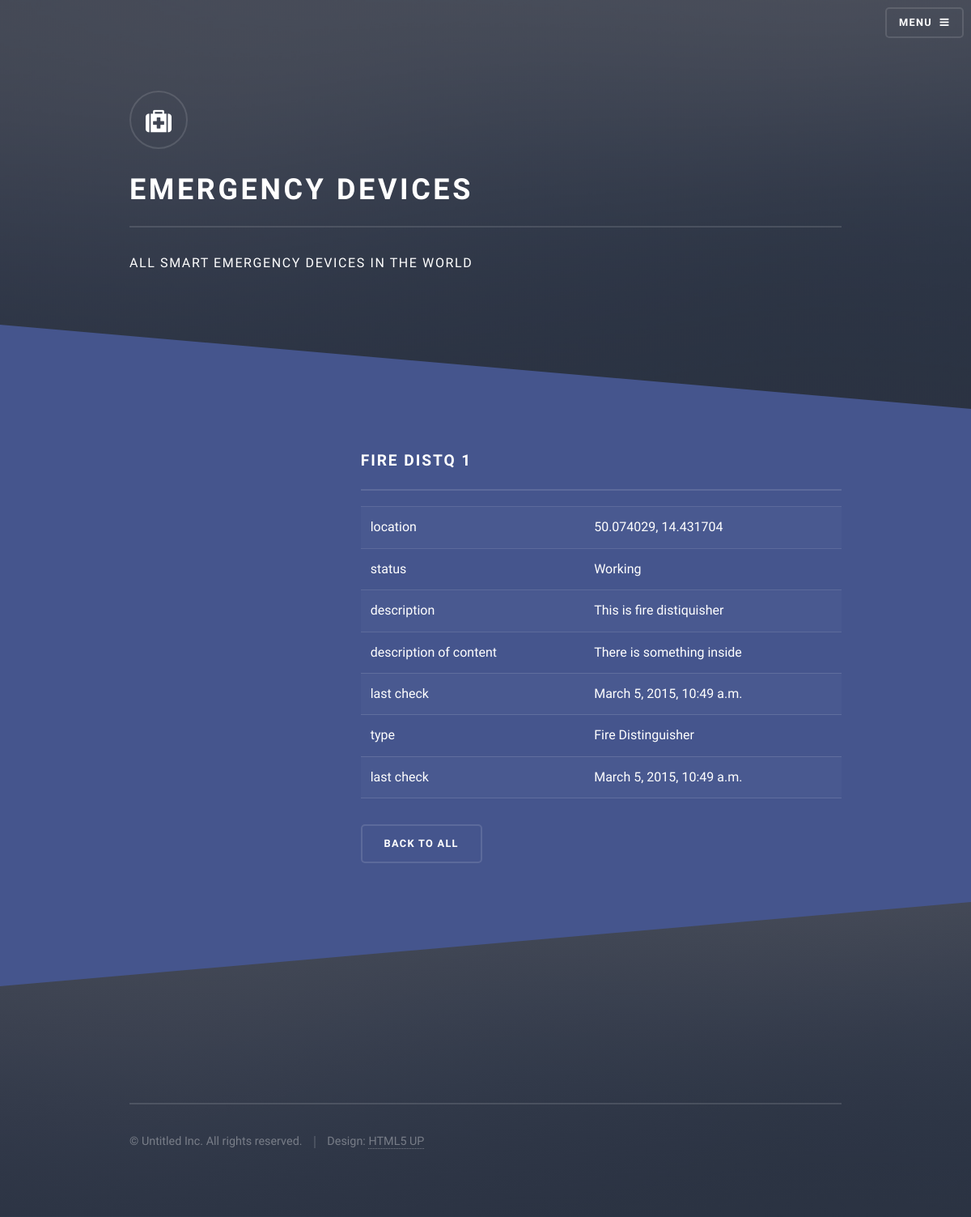
/device/view_device/45678, run on an earlier commit of the app's database.
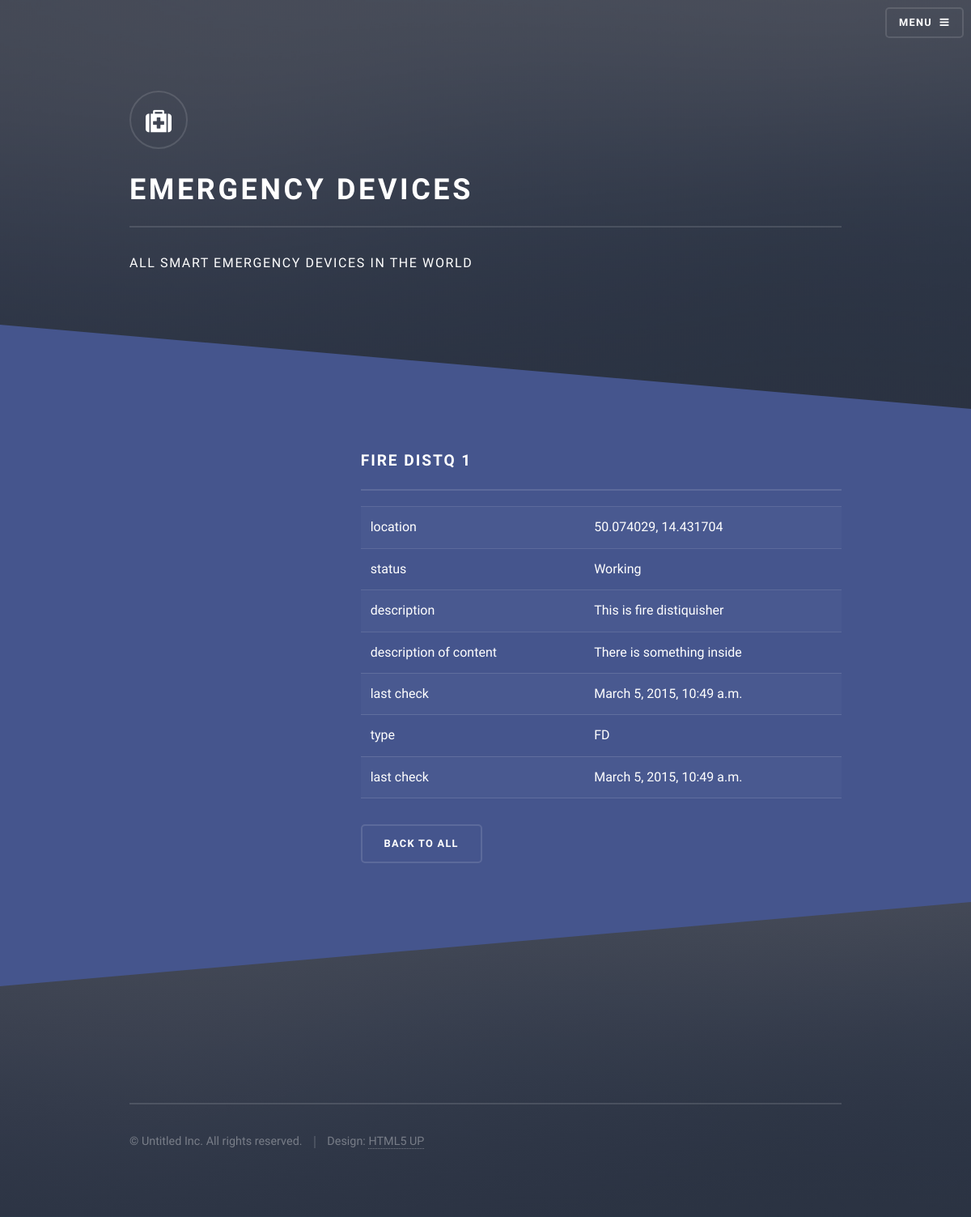
And on a later commit of the database.
### device/models.py (models this page shows)
class Device(models.Model):
    type_choice = (
            ("FD", "Fire Distinguisher"),
            ("MK", "Medi Kit"),
            ("FB", "Fuse box"),
            ("O", "Other")
            )
    status_choice = (
            ("Working", "Working"),
            ("Problem", "Problem"),
            ("Broken", "Broken"),
            ("Triggered", "Triggered"),
            ("Other", "Other")
            )
    id_number = models.IntegerField(unique=True, verbose_name="Serial Number of IoT")
    human_readable_name = models.CharField(max_length=100, verbose_name="Human readable name")
    insert_date = models.DateTimeField(verbose_name="Insert Date")
    type_of_device = models.CharField(max_length=100, choices=type_choice, verbose_name="Type of a device")
    last_check_date = models.DateTimeField(verbose_name="Last Check date")
    location = models.CharField(max_length=100, verbose_name="GPS Location")
    description_of_device = models.TextField(verbose_name = "Description of a device")
    description_of_content = models.TextField(verbose_name = "Description of a content")
    status = models.CharField(max_length=100, choices=status_choice, verbose_name = "Status")
    posted = models.BooleanField(default=False, verbose_name="Posted")
    ip_addrr = models.GenericIPAddressField(blank=False, verbose_name="IP addrres")
    port = models.IntegerField(verbose_name="Port")

### device/views.py (the view)
# urls.py: url(r'^view_device/(?P<id_number>\d+)$', views.view_device, name='view_device'),
def view_device(request, id_number):
    device = get_object_or_404(Device, id_number=id_number)
    lat = device.location.split(",")[0].strip()
    lng = device.location.split(",")[1].strip()
    return render(request, 'view_device.html', {'device' : device, 'lng': lng, 'lat': lat })

### device/templates/view_device.html (shortened to what this page needs)
{% extends 'base.html' %}
{% block content %}
	<section id="two" class="wrapper alt spotlight style2">
		<div class="inner">
			<a href="#" class="image"><div id="map"></div></a>
			<div class="content">
				<h2 class="major">{{ device.human_readable_name }}</h2>
				<table>
					<tr><td>location</td><td>{{ device.location }}</td></tr>
					<tr><td>status</td><td>{{ device.status }}</td></tr>
					<tr><td>description</td><td>{{ device.description_of_device }}</td></tr>
					<tr><td>description of content</td><td>{{ device.description_of_content }}</td></tr>
					<tr><td>last check</td><td>{{ device.last_check_date }}</td></tr>
					<tr><td>type</td><td>{{ device.type_of_device }}</td></tr>
					<tr><td>last check</td><td>{{ device.last_check_date }}</td></tr>
				</table>
				<ul class="actions">
				<li><a href="/device/" class="button">Back to All</a></li>
			</ul>
			</div>
		</div>
	</section>
{% endblock %}

### templates/base.html (shortened to what this page needs)
<!DOCTYPE HTML>
<html>
	<head>
        <link rel="stylesheet" href="{{ STATIC_URL }}assets/css/main.css" />
	</head>
	<body>
			<div id="page-wrapper">
					<header id="header" class="alt">
						<nav>
							<a href="#menu">Menu</a>
						</nav>
					</header>
					<section id="banner">
						<div class="inner">
							<div class="logo"><span class="icon fa-medkit"></span></div>
							<h2>Emergency devices</h2>
							<p id="headderPar">All smart emergency devices in the world</p>
						</div>
					</section>
					<section id="wrapper">
			            {% block content %}
                        {% endblock %}
					</section>
					<section id="footer">
						<div class="inner">
							<ul class="copyright">
								<li>&copy; Untitled Inc. All rights reserved.</li><li>Design: <a href="http://html5up.net">HTML5 UP</a></li>
							</ul>
						</div>
					</section>
			</div>
	</body>
</html>

### device/templates/view_device.html (style rules this page uses)
#map { min-height: 100px; width: 100%; border-radius: 50%; }

What changed in the data, as far as the page shows it:
changed Device "FIRE DISTQ 1": type_of_device "Fire Distinguisher" → "FD"
